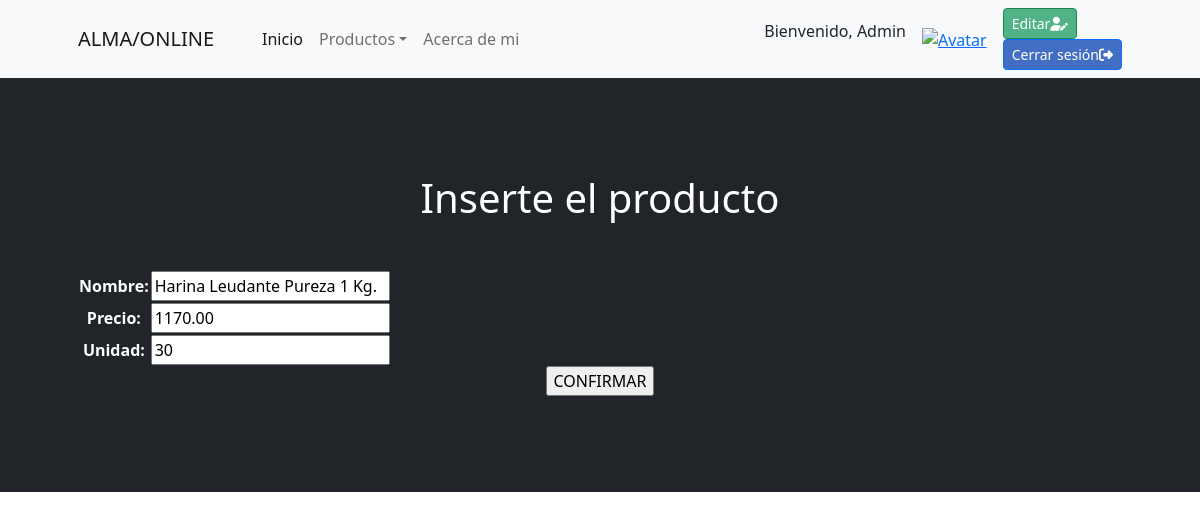
Screenshot of /almacen_update/1/ (signed in) with the database file from the repository.
### aplicacion/models.py (models this page shows, shortened)
class Almacen(models.Model):
    nombre = models.CharField(max_length=50)
    precio = models.DecimalField(max_digits=10, decimal_places=2)
    unidad = models.IntegerField()
    class Meta:
     verbose_name_plural = "Almacén"

### aplicacion/views.py (the view)
# urls.py: path('almacen_update/<int:pk>/', AlmacenUpdate.as_view(), name="almacen_update" ),
class AlmacenUpdate(LoginRequiredMixin,UpdateView):
    model = Almacen
    fields = ['nombre', 'precio', 'unidad']
    success_url = reverse_lazy('almacen')

### aplicacion/templates/aplicacion/almacen_form.html (shortened to what this page needs)
{% extends "aplicacion/index.html" %}
{% block Titulo %}
<h1 class="mb-5"> Inserte el producto</h1>
{% endblock Titulo %}
{% block Contenido %}
<form action="" method="post">
    <table>
        {{ form.as_table }}
    </table>
    <input type="submit" value="CONFIRMAR">
</form>
{% endblock Contenido %}

### aplicacion/templates/aplicacion/index.html (shortened to what this page needs)
<!DOCTYPE html>
<html lang="en">
    <head>
        {%load static%}
        <link href="https://cdn.jsdelivr.net/npm/bootstrap-icons@1.5.0/font/bootstrap-icons.css" rel="stylesheet" />
        <link href="{% static 'css/styles.css' %}" rel="stylesheet" />
        <link rel="stylesheet" href="https://cdnjs.cloudflare.com/ajax/libs/font-awesome/6.4.0/css/all.min.css"/>
    </head>
    <body>
        <nav class="navbar navbar-expand-lg navbar-light bg-light">
            <div class="container px-4 px-lg-5">
                <a class="navbar-brand" href="{% url 'home' %}">ALMA/ONLINE</a>
                {% if  user.is_authenticated %}
                                <div class="collapse navbar-collapse" id="navbarSupportedContent">
                                <ul class="navbar-nav me-auto mb-2 mb-lg-0 ms-lg-4">
                                <li class="nav-item"><a class="nav-link active" aria-current="page" href="{% url 'home' %}">Inicio</a></li>
                                <li class="nav-item dropdown">
                                <a class="nav-link dropdown-toggle" id="navbarDropdown" href="#" role="button" data-bs-toggle="dropdown" aria-expanded="false">Productos</a>
                            <li class="nav-item"><a class="nav-link" aria-current="page" href="{% url 'acerca' %}">Acerca de mi</a></li>
                         </li>
                      </ul>
                      <div class="user-info d-flex align-items-center">
                        <p class="username me-3">Bienvenido, {{ user.username }}</p>
                        <div class="avatar me-3">
                            <a href="{% url 'agregar_avatar' %}">
                                <img src="{{ request.session.avatar }}" alt="Avatar" height="50px" width="50px">
                            </a>
                        </div>
                        <div class="user-actions">
                            <a class="btn btn-success btn-sm me-3" href="{% url 'perfil' %}" style="background-color: rgb(81, 179, 133); color: white ;">Editar<i class="fa-solid fa-user-pen"></i></a>
                            <form action="{% url 'logout' %}" method="post">
                                <button type="submit" class="btn btn-primary btn-sm logout" style="background-color: rgba(12, 70, 179, 0.767); color: white ;">Cerrar sesión<i class="fa-solid fa-right-from-bracket"></i></button>
                            </form>
                        </div>
                    </div>
                {% endif %}
        </nav>
        <header class="bg-dark py-5">
            <div class="container px-4 px-lg-5 my-5">
                <div class="text-center text-white">
                    {% block Titulo %}{% endblock Titulo %}
        {% block Contenido %}{% endblock Contenido %}
    </body>
</html>

### rows the page displays
Almacen: nombre "Harina Leudante Pureza 1 Kg.", precio "1170.00", unidad "30"

### other values shown
{{ user.username }} "Admin"
